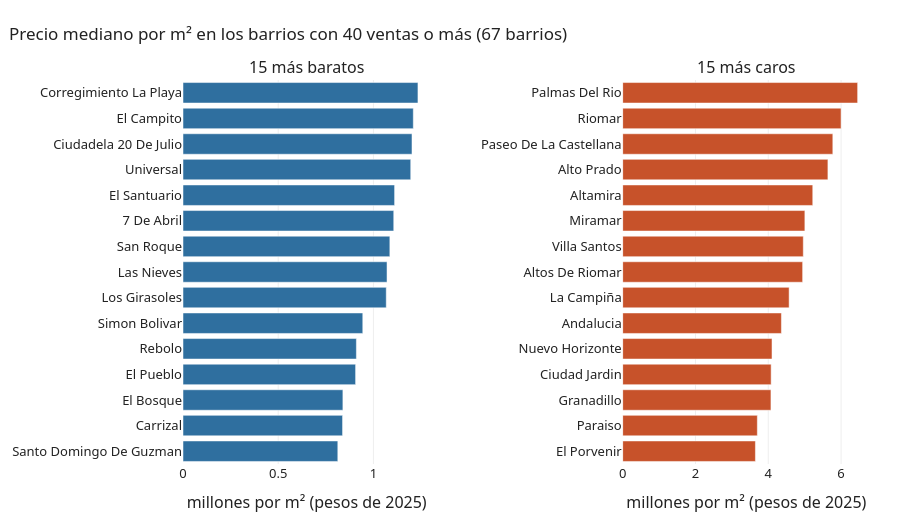

Write notebook code for a chart like this one.
### Markdown cell above
## Barrio y localidad

Usamos solo las ventas con el área medida en la unidad, porque el área tomada del
edificio distorsiona el precio por m².

### Code cell
medidas = viv[viv.origen_caract == "unidad"]   # área medida en la unidad, no tomada del edificio
por_barrio = (medidas[medidas.barrio.notna() & ~medidas.barrio.isin(NO_BARRIOS)]
              .groupby("barrio").agg(n=("precio", "size"), pm2=("precio_m2_real", "median"),
                                     estrato=("estrato_num", "median"))
              .query("n >= 40").sort_values("pm2"))

fig = make_subplots(1, 2, subplot_titles=("15 más baratos", "15 más caros"), horizontal_spacing=0.28)
for i, t in enumerate([por_barrio.head(15), por_barrio.tail(15)], 1):
    fig.add_bar(x=t.pm2 / 1e6, y=t.index.str.title(), orientation="h", row=1, col=i,
                marker_color=AZUL if i == 1 else ROJO, customdata=np.stack([t.n, t.estrato], axis=1),
                hovertemplate="<b>%{y}</b><br>%{x:.2f} M por m²<br>%{customdata[0]} ventas<br>"
                              "estrato mediano %{customdata[1]}<extra></extra>")
fig.update_xaxes(title_text="millones por m² (pesos de 2025)")
fig.update_layout(showlegend=False)
mostrar(fig, f"Precio mediano por m² en los barrios con 40 ventas o más ({len(por_barrio)} barrios)", alto=520)

print(f"Diferencia entre el más caro y el más barato: {por_barrio.pm2.max() / por_barrio.pm2.min():.1f} veces")

H, p, eps2 = kruskal_por_grupo(medidas, "precio_m2_real", "barrio", por_barrio.index)
anotar("¿El precio por m² difiere entre barrios?", "Kruskal-Wallis", H, p, f"épsilon² = {eps2:.2f}")
localidades = [l for l in viv.localidad.dropna().unique() if l != "RURAL"]
H, p, eps2 = kruskal_por_grupo(viv, "precio_m2_real", "localidad", localidades)
anotar("¿El precio por m² difiere entre localidades?", "Kruskal-Wallis", H, p, f"épsilon² = {eps2:.2f}")

### Figure 1 — Plotly figure (JSON) as saved in the notebook; plotly's stock layout.template omitted (floating-point values rounded to 4 significant figures)
{"data": [{"customdata": [[42.0, 1.0], [95.0, 1.0], [51.0, 1.0], [64.0, 2.0], [42.0, 2.0], [86.0, 2.0], [59.0, 1.0], [212.0, 2.0], [66.0, 3.0], [64.0, 1.5], [54.0, 2.0], [74.0, 2.0], [507.0, 2.0], [43.0, 3.0], [156.0, 2.0]], "hovertemplate": "<b>%{y}</b><br>%{x:.2f} M por m²<br>%{customdata[0]} ventas<br>estrato mediano %{customdata[1]}<extra></extra>", "marker": {"color": "#2F6F9F"}, "orientation": "h", "type": "bar", "x": [0.813, 0.838, 0.8397, 0.9065, 0.9106, 0.9442, 1.067, 1.072, 1.086, 1.107, 1.111, 1.196, 1.203, 1.209, 1.234], "xaxis": "x", "y": ["Santo Domingo De Guzman", "Carrizal", "El Bosque", "El Pueblo", "Rebolo", "Simon Bolivar", "Los Girasoles", "Las Nieves", "San Roque", "7 De Abril", "El Santuario", "Universal", "Ciudadela 20 De Julio", "El Campito", "Corregimiento La Playa"], "yaxis": "y"}, {"customdata": [[44.0, 4.0], [319.0, 4.0], [89.0, 4.0], [314.0, 4.0], [120.0, 4.0], [104.0, 5.0], [78.0, 4.0], [46.0, 6.0], [133.0, 5.0], [943.0, 4.0], [69.0, 5.0], [163.0, 6.0], [118.0, 6.0], [92.0, 6.0], [98.0, 6.0]], "hovertemplate": "<b>%{y}</b><br>%{x:.2f} M por m²<br>%{customdata[0]} ventas<br>estrato mediano %{customdata[1]}<extra></extra>", "marker": {"color": "#C7522A"}, "orientation": "h", "type": "bar", "x": [3.647, 3.699, 4.073, 4.079, 4.103, 4.361, 4.573, 4.944, 4.962, 5.005, 5.222, 5.639, 5.773, 6.0, 6.455], "xaxis": "x2", "y": ["El Porvenir", "Paraiso", "Granadillo", "Ciudad Jardin", "Nuevo Horizonte", "Andalucia", "La Campiña", "Altos De Riomar", "Villa Santos", "Miramar", "Altamira", "Alto Prado", "Paseo De La Castellana", "Riomar", "Palmas Del Rio"], "yaxis": "y2"}], "layout": {"annotations": [{"font": {"size": 16}, "showarrow": false, "text": "15 más baratos", "x": 0.18, "xanchor": "center", "xref": "paper", "y": 1.0, "yanchor": "bottom", "yref": "paper"}, {"font": {"size": 16}, "showarrow": false, "text": "15 más caros", "x": 0.82, "xanchor": "center", "xref": "paper", "y": 1.0, "yanchor": "bottom", "yref": "paper"}], "height": 520, "showlegend": false, "title": {"text": "Precio mediano por m² en los barrios con 40 ventas o más (67 barrios)"}, "xaxis": {"anchor": "y", "domain": [0.0, 0.36], "title": {"text": "millones por m² (pesos de 2025)"}}, "xaxis2": {"anchor": "y2", "domain": [0.64, 1.0], "title": {"text": "millones por m² (pesos de 2025)"}}, "yaxis": {"anchor": "x", "domain": [0.0, 1.0]}, "yaxis2": {"anchor": "x2", "domain": [0.0, 1.0]}}}
